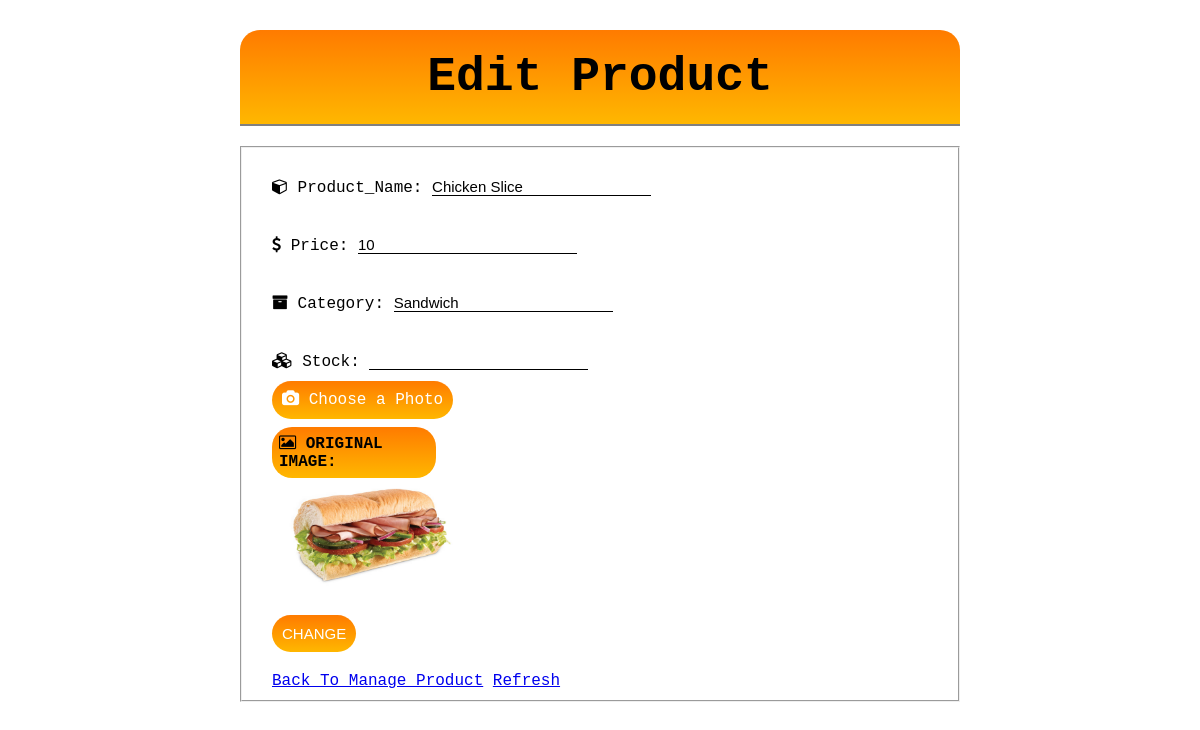
Page /editproduct.php?id=1 on the committed database.
### tables this page shows
CREATE TABLE `foodmenu` (
  `Food_id` int(50) NOT NULL,
  `Food_Name` varchar(50) NOT NULL,
  `Food_Cat` varchar(50) NOT NULL,
  `Food_Price` int(50) NOT NULL,
  `Ref_ID` int(50) NOT NULL,
  `images_path` varchar(200) NOT NULL,
  `options` varchar(10) NOT NULL DEFAULT 'ENABLE'
);

### editproduct.php (the view, shortened to what this page needs)
<?php
    include 'config.php';
?>
<!DOCTYPE html>
<html lang="en">
<head>
    <link rel="stylesheet" href="https://cdnjs.cloudflare.com/ajax/libs/font-awesome/4.7.0/css/font-awesome.min.css">
</head>
<?php
        $id = $_GET['id'];
        $query = mysqli_query($conn, "SELECT * FROM foodmenu WHERE Food_ID = $id");
        $p = mysqli_fetch_assoc($query);
        $d= $_GET['name'];
        $q= mysqli_query($conn,"SELECT * From `admin` where username = '$d'");
        $s=mysqli_fetch_assoc($q);
    ?>
<body>
    <div class="container">
    <h1>Edit Product</h1>
    <fieldset>
    <form action="" method="POST" enctype="multipart/form-data">
        <label for=""><i class="fa fa-cube"></i> Product_Name:</label>
        <input name="prodname" type="text" value="<?php echo $p['Food_Name']?>">
        <br>
        <label for=""><i class="fa fa-usd"></i> Price:</label>
        <input type="text" name="price" value="<?php echo $p['Food_Price']?>">
        <br>
        <label for=""><i class="fa fa-archive"></i> Category:</label>
        <input type="text" name="cate" id="" value="<?php echo $p['Food_Cat']?>">
        <br>
        <label for=""><i class="fa fa-cubes"></i> Stock:</label>
        <input type="number" name="stock" id="" value="<?php echo $p['stock']?>">
        <br>
        <label for="file"  class="Choose"><i class="fa fa-camera"></i> Choose a Photo</label>
        <br>
        <br>
        <h4><i class="fa fa-picture-o"></i> ORIGINAL IMAGE:</h4>
        <img width="200px" src="<?php echo $p['images_path']?>" alt="">
        <br>
        <input type="submit" name="change" value="CHANGE">
        <br>
        <a href="Manage_prod.php?name=<?php echo $s['username']?>">Back To Manage Product</a>
        <a href="editproduct.php?id=<?php echo $p['Food_ID']?>&&name=<?php echo $s['username']?>">Refresh</a>
    </form>
    </fieldset>
    </div>
</body>
</html>

### editproduct.php (style rules this page uses)
* { margin: 0; padding: 0; }
.container { margin: 20%; margin-top: 30px; height: auto; }
h1 { text-align: center; background: linear-gradient(#ff7b00,#ffb700); border-bottom: 2px solid gray; padding: 20px; border-top-left-radius: 20px; border-top-right-radius: 20px; margin-bottom: 20px; font-size: 3em; font-family: 'Courier New', Courier, monospace; }
fieldset { padding: 10px; height: 110%; }
form { padding-left: 20px; font-family: 'Courier New', Courier, monospace; }
input { border: none; border-bottom: 1px solid black; margin-top: 20px; margin-bottom: 20px; font-size: 15px; padding-right: 20px; }
.Choose { padding: 10px; border-radius: 20px; background: linear-gradient(#ff7b00,#ffb700); color: white; }
input[type='submit'] { padding: 10px; border-radius: 20px; background: linear-gradient(#ff7b00,#ffb700); color: white; border: none; }
h4 { border-radius: 20px; background: linear-gradient(#ff7b00,#ffb700); width: 150px; padding: 7px; }

### rows in the picture
foodmenu: prodname "Chicken Slice", price "10", cate "Sandwich", images_path (picture)
